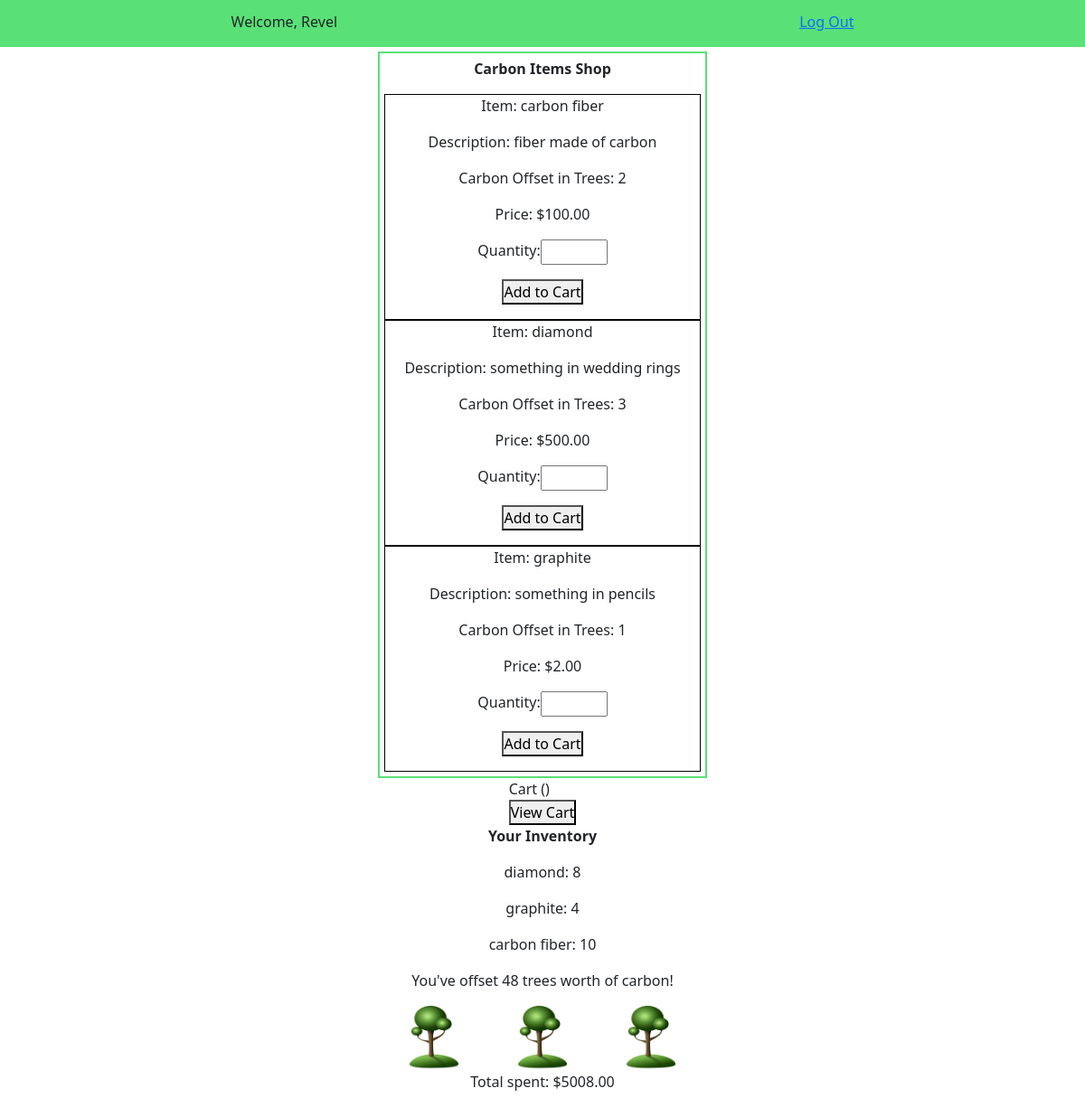
/marketplace/ (signed in), run on an earlier commit of the app's database.
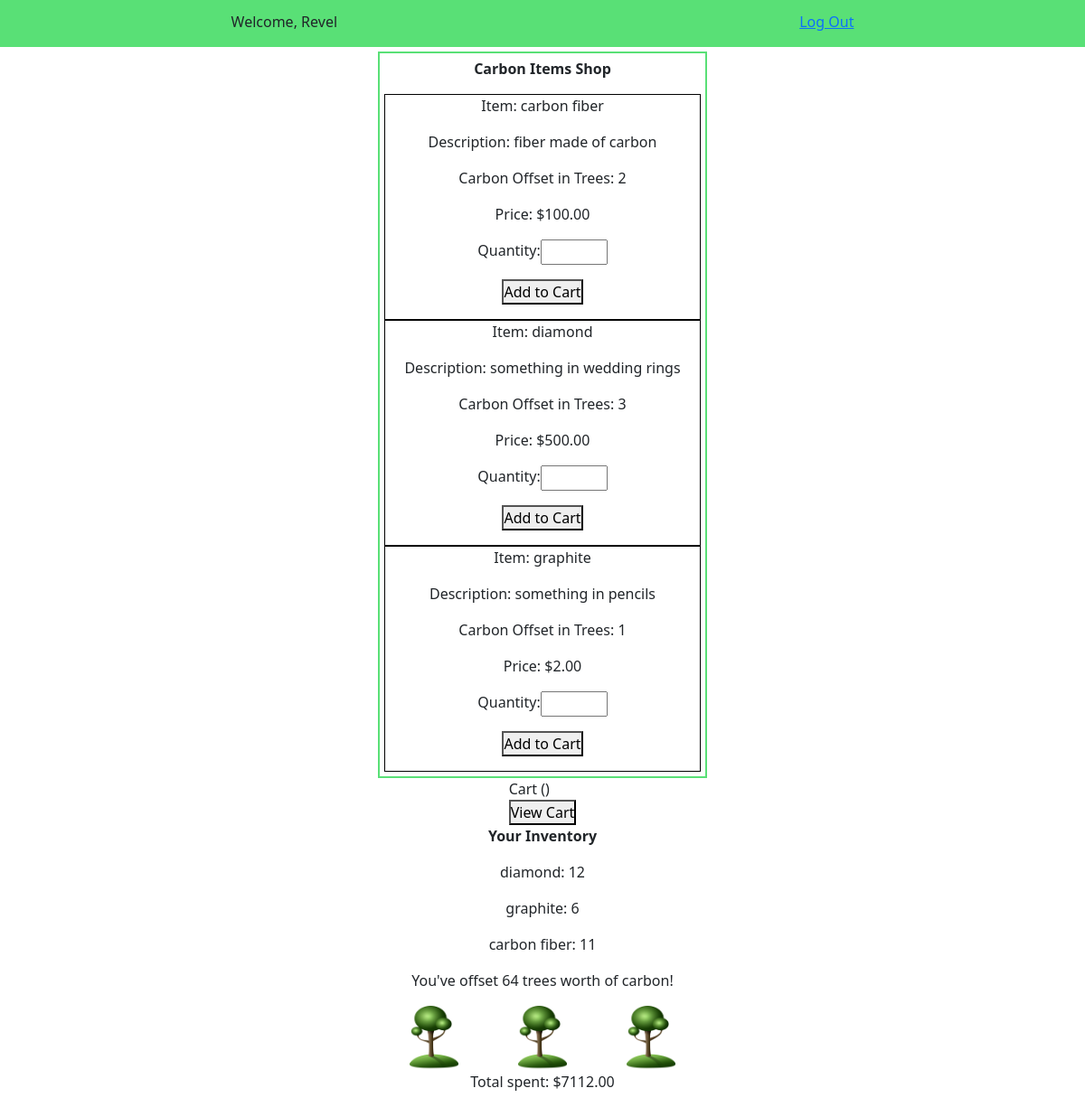
And on a later commit of the database.
### marketplace/models.py (models this page shows, shortened)
class User_Item_Count(models.Model):
    user = models.ForeignKey('login_app.User', on_delete=models.CASCADE)
    item = models.ForeignKey(Item, on_delete=models.CASCADE)
    orders = models.IntegerField()
    created_at = models.DateTimeField(auto_now_add=True)
    updated_at = models.DateTimeField(auto_now=True)

class Item(models.Model):
    name = models.CharField(max_length=100)
    description = models.TextField()
    carbon_offset_in_trees = models.IntegerField()
    cost = models.DecimalField(max_digits=5, decimal_places=2)
    purchases = models.ManyToManyField('login_app.User', through="User_Item_Count")
    carts = models.ManyToManyField(Cart, through="Cart_Item_Count")
    created_at = models.DateTimeField(auto_now_add=True)
    updated_at = models.DateTimeField(auto_now=True)
    objects = ItemManager()

### login_app/views.py (the view)
# urls.py: path('', include('marketplace.urls')),
def marketplace(request):
    if 'user_id' in request.session:
        shop_items = apps.get_model('marketplace.Item').objects.all()
        if shop_items:
            user_items = apps.get_model('marketplace.User_Item_Count').objects.filter(user=User.objects.get(id=request.session['user_id']))
            if user_items:
                total_carbon_offset = 0
                total_cost = 0
                for item in user_items:
                    total_carbon_offset += item.item.carbon_offset_in_trees * item.orders
                    total_cost += item.item.cost * item.orders
                context = {
                    'items': reversed(shop_items),
                    'user': User.objects.get(id=request.session['user_id']),
                    'user_items': user_items,
                    'total_carbon_offset': total_carbon_offset,
                    'total_cost': total_cost
                }
                return render(request, 'marketplace.html', context)
            else:
                context = {
                    'items': reversed(shop_items),
                    'user': User.objects.get(id=request.session['user_id']),
                }
                return render(request, 'marketplace.html', context)
        else:
            context = {
                'user': User.objects.get(id=request.session['user_id'])
            }
            return render(request, 'marketplace.html', context)
    else:
        return redirect('index')

### marketplace/templates/marketplace.html (shortened to what this page needs)
<!DOCTYPE html>
<html>
	<head>
        {% load static %}
        <link rel="stylesheet" href="https://cdn.jsdelivr.net/npm/bootstrap@5.1.1/dist/css/bootstrap.css">
        <link rel="stylesheet" href="{% static 'style.css' %}">
    </head>
    <body>
        <div id="wrapper">
            <div id="topdiv">
                <p>Welcome, {{user.first_name}}</p>
                <a href="logout/">Log Out</a>
            </div>
            <div id="catalog">
                <p class="bold">Carbon Items Shop</p>
                {% for item in items %}
                    <div class="catalog_item">
                        <p>Item: {{item.name}}</p>
                        <p>Description: {{item.description}}</p>
                        <p>Carbon Offset in Trees: {{item.carbon_offset_in_trees}}</p>
                        <p>Price: ${{item.cost}}</p>
                        <div class="form">
                            <form action="add-to-cart/{{item.id}}/{{user.id}}/" method="post">
                                <p>
                                    <label>
                                        Quantity:
                                        <input name="purchase_quantity" type="number" min="1" max="3" step="1" required>
                                    </label>
                                </p>
                                <p><button type="submit">Add to Cart</button></p>
                            </form>
                        </div>
                    </div>
                {% endfor %}
            </div>
            <div id="cart">
                Cart ()
                <form action="view-cart/{{user.id}}/" method="get">
                    <button type="submit">View Cart</button>
                </form>
            </div>
            <div class="orders">
                <p class="bold">Your Inventory</p>
                {% for item in user_items %}
                    <p>{{item.item.name}}: {{item.orders}}</p>
                {% endfor %}
                {% if total_carbon_offset > 0 %}
                    <p>You've offset {{total_carbon_offset}} trees worth of carbon!</p>
                    <div id="tree_imgs">
                        <img src="{% static 'tree.png' %}">
                        {% if total_carbon_offset > 10 %}
                            <img src="{% static 'tree.png' %}">
                        {% endif %}
                        {% if total_carbon_offset > 20 %}
                            <img src="{% static 'tree.png' %}">
                        {% endif %}
                    </div>
                {% endif %}
                <p>Total spent: ${{total_cost}}</p>
            </div>
        </div>
    </body>
</html>

What changed in the data, as far as the page shows it:
changed User_Item_Count "diamond": orders "8" → "12"
changed User_Item_Count "graphite": orders "4" → "6"
changed User_Item_Count "carbon fiber": orders "10" → "11"
Also different on the page:
{{ total_carbon_offset }}: "48" → "64"
{{ total_cost }}: "5008.00" → "7112.00"
